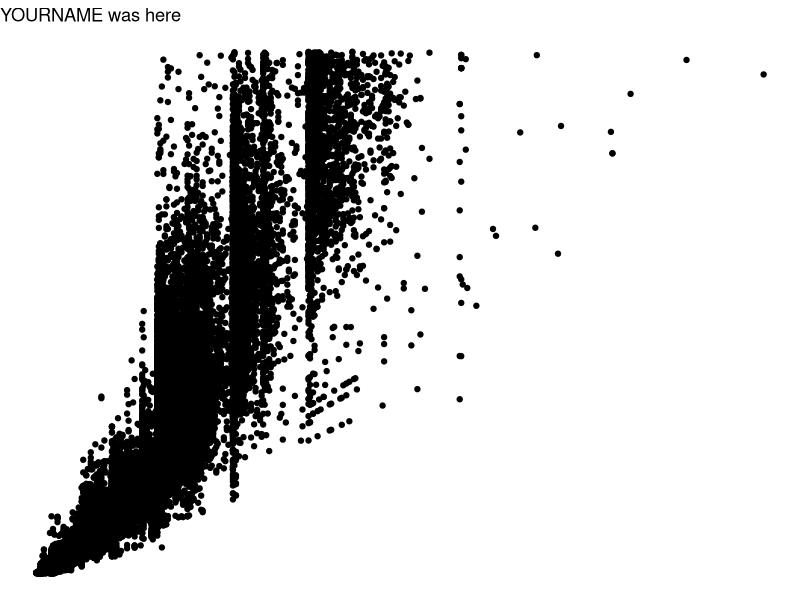
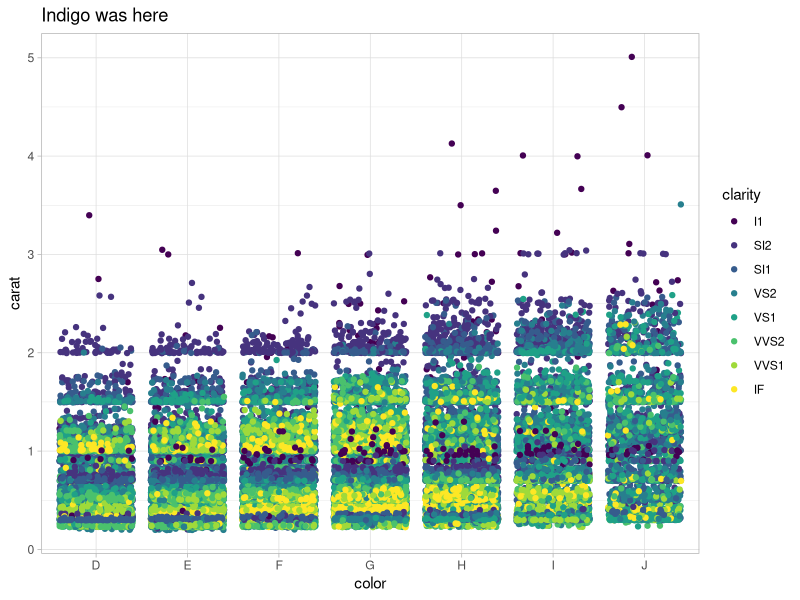
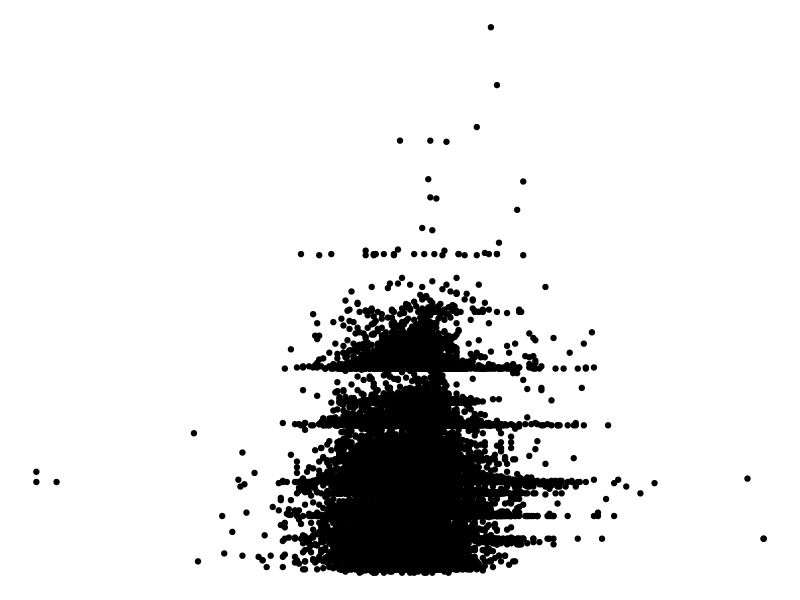

Write the R code that produced these figures, in order.
## ---- chunk 1
knitr::opts_chunk$set(echo = TRUE)
library(tidyverse)
## ---- chunk 2
# Partner 1: 
# Run the code below to see the original graph
# Change the code below to make the point color change based on 'cut', and update the theme to theme_bw(). Update the title to include your first name. 

ggplot(data = diamonds, aes(x = carat, y = price)) +
  geom_point() +
  theme_void() +
  labs(title = "YOURNAME was here")
## ---- chunk 3
# Partner 2: 
# Run the code below to see the original graph
# Change the code below to make the geom a geom_jitter, and update the theme to theme_light. Update the title to include your first name. 

ggplot(data = diamonds, aes(x = color, y = carat)) +
  geom_jitter(aes(color = clarity)) +
  theme_light() +
  labs(title = "Indigo was here")

## ---- chunk 4
ggplot(data = diamonds, aes(x = depth, y = carat)) +
  geom_point() +
  theme_void()
## ---- chunk 5
